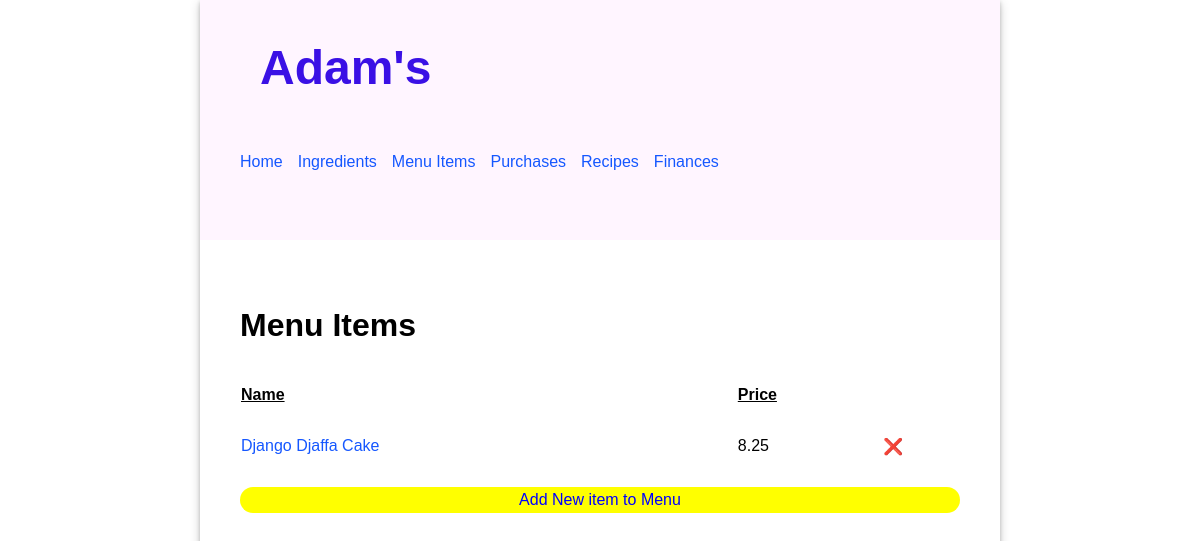
Before: /menu/ with the older database file.
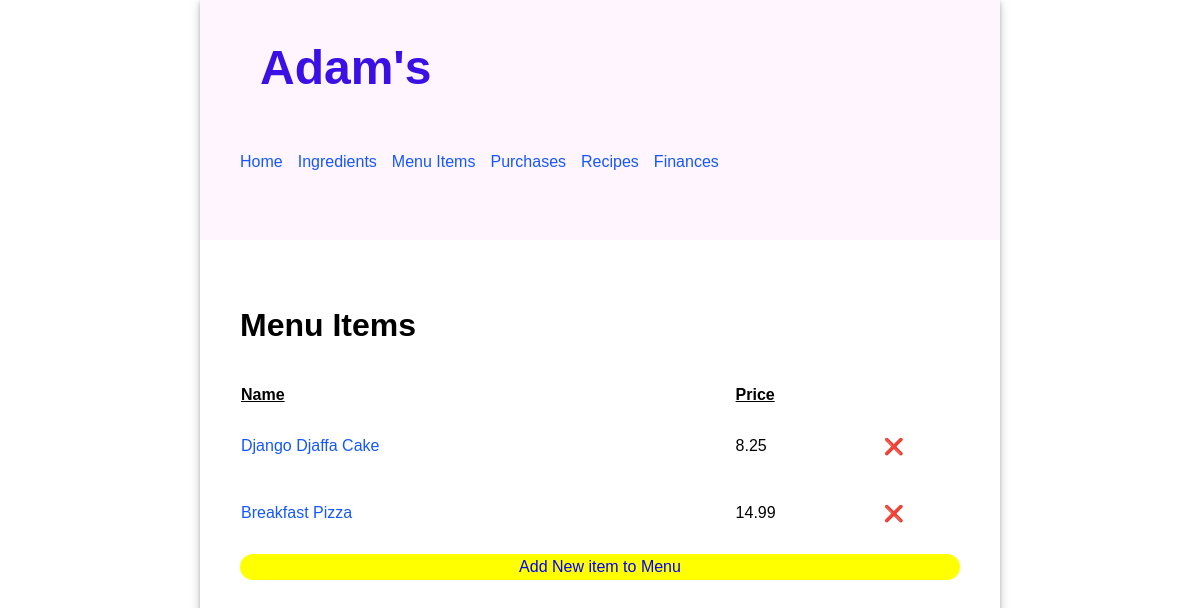
After: the same page with the newer database file.
### inventory/models.py (models this page shows, shortened)
class MenuItem(models.Model):
    name = models.CharField(max_length=30)
    price = models.FloatField()

### inventory/views.py (the view)
# urls.py: path('menu/', views.MenuList.as_view(), name='menulist'),
class MenuList(ListView):
    model = MenuItem
    template_name = 'inventory/menu_list.html'

### inventory/templates/inventory/menu_list.html (shortened to what this page needs)
{% extends 'base.html' %}
{% load static %}
{% block content %}
  <div>
    <h2>Menu Items</h2>
    <table class="menu-table">
      <thead>
        <tr>
          <th>Name</th>
          <th>Price</th>
        </tr>
      </thead>
      <tbody>
      {% for item in object_list %}
        <tr>
          <td>
            <a href="{% url "menuupdate" item.id %}">{{ item.name | title }}</a>
          </td>
          <td>
            <p>{{ item.price }}</p>
          </td>
          <td><a href="{% url "menudelete" item.id %}" style="text-decoration: none; color: inherit;">❌</a></td>
        </tr>
      {% endfor %}
      </tbody>
    </table>
    <a
      href="{% url "menucreate" %}"
      style="display: inherit; text-align: center; border-radius: 15px; text-decoration: none; color: blue; padding: 4px; background-color: yellow;"
      >Add New item to Menu</a>
  </div>
{% endblock %}

Changed rows visible on the page:
added MenuItem: name "Breakfast Pizza", price "14.99"
